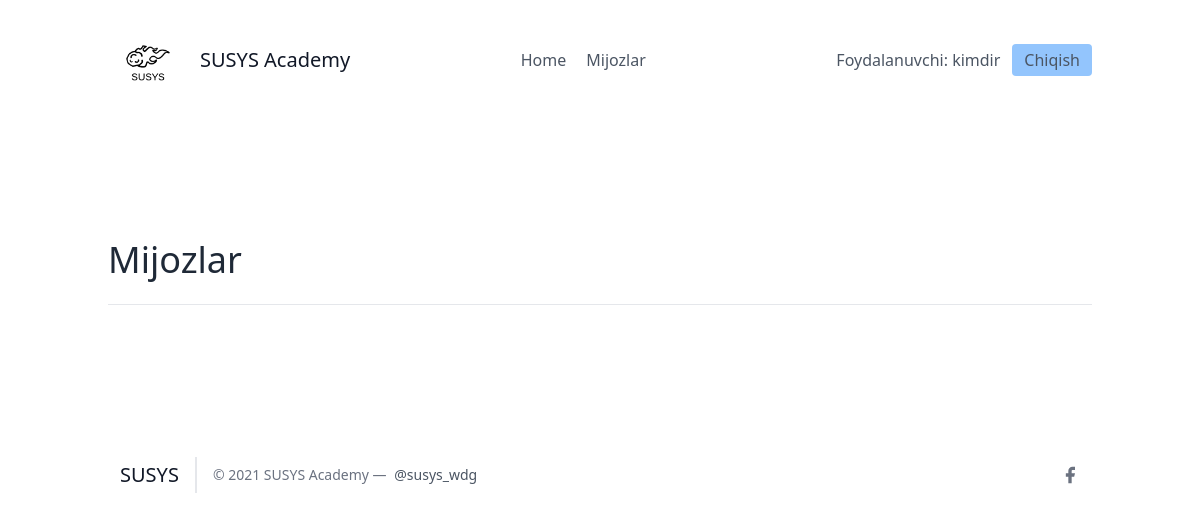
The page /leads/ (signed in) on the database as committed earlier.
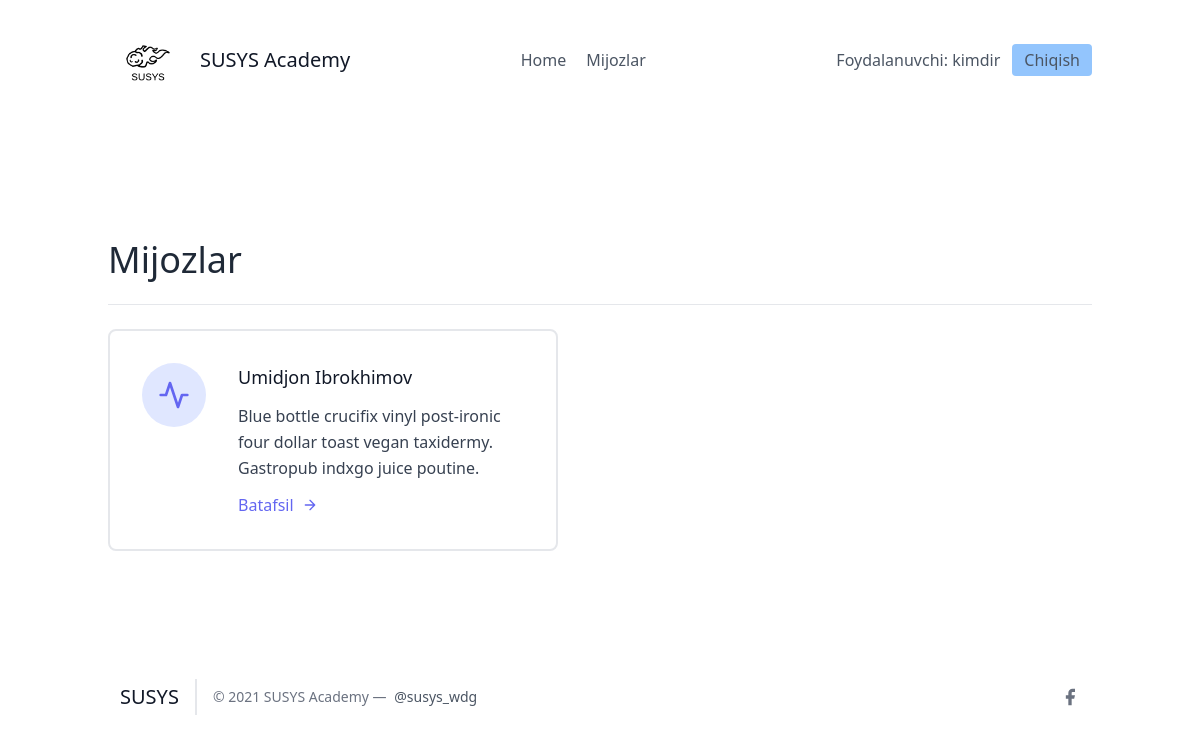
The same page on the database as committed later.
### leads/models.py (models this page shows, shortened)
class Lead(models.Model):
    ismi = models.CharField(max_length=20)
    familiyasi = models.CharField(max_length=20)
    yoshi = models.IntegerField(default=0)
    organisation = models.ForeignKey(UserProfile, on_delete=models.CASCADE)
    agent = models.ForeignKey("Agent", null=True, blank=True, on_delete=models.SET_NULL)

### leads/views.py (the view, shortened to what this page needs)
# urls.py: path('', LeadListView.as_view(), name="lead-list"),
class LeadListView(LoginRequiredMixin, ListView):
    template_name = "leads/leads_list.html"
    context_object_name = "leads"
    def get_queryset(self):
        user = self.request.user
        if user.is_organisor:
            queryset = Lead.objects.filter(organisation=user.userprofile)
        else:
            queryset = Lead.objects.filter(organisation=user.agent.organisation)
            queryset = queryset.filter(agent__user = self.request.user)
        return queryset
    def get_context_data(self, **kwargs):
        context = super(LeadListView, self).get_context_data(**kwargs)
        user = self.request.user
        return context

### leads/templates/leads/leads_list.html (shortened to what this page needs)
{% extends "base.html" %}
{% block content %}
<section class="text-gray-700 body-font">
    <div class="container px-5 py-24 mx-auto flex flex-wrap">
        <div class="w-full mb-6 py-6 flex justify-between items-center border-b border-gray-200">
            <div>
                <h1 class="text-4xl text-gray-800">Mijozlar</h1>
            </div>
        </div>
        <div class="flex flex-wrap -m-4">
            {% for lead in leads %}
            <div class="p-4 lg:w-1/2 md:w-full">
                <div class="flex border-2 rounded-lg border-gray-200 p-8 sm:flex-row flex-col">
                    <div class="w-16 h-16 sm:mr-8 sm:mb-0 mb-4 inline-flex items-center justify-center rounded-full bg-indigo-100 text-indigo-500 flex-shrink-0">
                        <svg fill="none" stroke="currentColor" stroke-linecap="round" stroke-linejoin="round" stroke-width="2" class="w-8 h-8" viewBox="0 0 24 24">
                            <path d="M22 12h-4l-3 9L9 3l-3 9H2"></path>
                        </svg>
                    </div>
                    <div class="flex-grow">
                        <h2 class="text-gray-900 text-lg title-font font-medium mb-3">
                            {{ lead.ismi }} {{ lead.familiyasi }}
                        </h2>
                        <p class="leading-relaxed text-base">
                            Blue bottle crucifix vinyl post-ironic four dollar toast vegan taxidermy. Gastropub indxgo juice poutine.
                        </p>
                        <a href="{% url 'leads:detallar' lead.pk %}" class="mt-3 text-indigo-500 inline-flex items-center">
                            Batafsil
                            <svg fill="none" stroke="currentColor" stroke-linecap="round" stroke-linejoin="round" stroke-width="2" class="w-4 h-4 ml-2" viewBox="0 0 24 24">
                                <path d="M5 12h14M12 5l7 7-7 7"></path>
                            </svg>
                        </a>
                    </div>
                </div>
            </div>
            {% endfor %}
        </div>
    </div>
</section>
{% endblock content %}

Rows that differ between the two databases and show on the page:
now on this page (row edited): Lead: ismi "Umidjon", familiyasi "Ibrokhimov"
